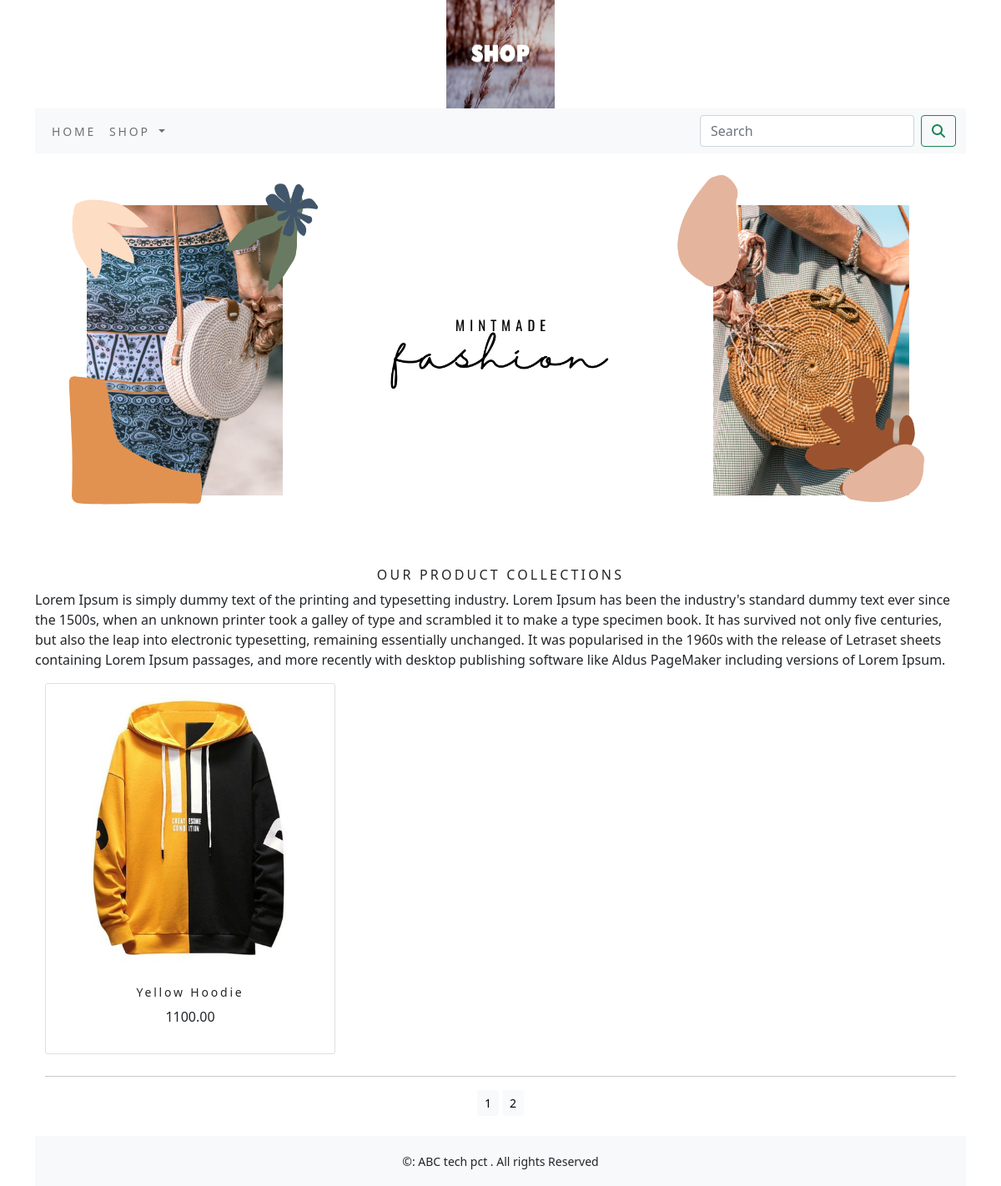
Screenshot of /shop/?page=2 with the database file from the repository.
### shop/models.py (models this page shows, shortened)
class Product(models.Model):
    name=models.CharField(max_length=250,unique=True)
    slug=models.SlugField(max_length=250,unique=True)
    description=models.TextField(blank=True)
    price=models.DecimalField(max_digits=10,decimal_places=2)
    category=models.ForeignKey(Category,on_delete=models.CASCADE)
    image=models.ImageField(upload_to='product',blank=True)
    stock=models.IntegerField()
    available=models.BooleanField(default=True)
    created=models.DateTimeField(auto_now_add=True)
    updated=models.DateTimeField(auto_now_add=True)
    def get_url(self):
        return reverse('shop:proCatdetail',args=[self.category.slug,self.slug])
    class Meta:
        ordering = ('name',)
        verbose_name = 'product'
        verbose_name_plural = 'products'

### shop/views.py (the view)
# urls.py: path('',views.allProdCat,name='allProdCat'),
def allProdCat(request,c_slug=None):
    c_page=None
    products_list=None
    if c_slug!=None:
        c_page=get_object_or_404(Category,slug=c_slug)
        products_list=Product.objects.all().filter(category=c_page,available=True)
    else:
        products_list=Product.objects.all().filter(available=True)
    paginator=Paginator(products_list,6)
    try:
        page=int(request.GET.get('page','1'))
    except:
        page=1
    try:
        products=paginator.page(page)
    except (EmptyPage,InvalidPage):
        products=paginator.page(paginator.num_pages)
    return render(request,"category.html",{'category':c_page,'products':products})

### cart/context_processors.py (called while the page is built)
def counter(request):
    item_count=0
    if 'admin' in request.path:
        return {}
    else:
        try:
            cart=Cart.objects.filter(cart_id=_cart_id(request))
            cart_items=CartItem.objects.all().filter(cart=cart[:1])
            for cart_item in cart_items:
                item_count += cart_item.quantity
        except Cart.DoesNotExist:
            item_count =0
    return dict(item_count=item_count)

### cart/views.py (called while the page is built)
def _cart_id(request):
    cart = request.session.session_key
    if not cart:
        cart = request.session.create()
    return cart

### shop/context_processors.py (called while the page is built)
def menu_links(request):
    links=Category.objects.all()
    return dict(links=links)

### shop/models.py (called while the page is built)
    def get_url(self):
     return reverse('shop:products_by_category',args=[self.slug])

### templates/category.html (shortened to what this page needs)
{% extends 'base.html' %}
{% load static %}
{% block content %}
<div class="mx_auto">
    {% if category %}
    <img class="my_image"  src="{{category.image.url}}" alt="{{category.name}}">
</div>
<br>
<div>
    <h1 class="text-center my_title">{{category.name}}</h1>
    <p class="text-justify">{{category.description}}</p>
</div>
{% else %}
<div>
    <img class="my_image my_image_padding" src="{% static 'img/banner.png' %}" alt="Our products" width="100%">
</div>
<br>
<div>
    <h1 class="text-center my_title"> Our Product collections</h1>
    <p class="text-justify">Lorem Ipsum is simply dummy text of the printing and typesetting industry. Lorem Ipsum has been the industry's standard dummy text ever since the 1500s, when an unknown printer took a galley of type and scrambled it to make a type specimen book. It has survived not only five centuries, but also the leap into electronic typesetting, remaining essentially unchanged. It was popularised in the 1960s with the release of Letraset sheets containing Lorem Ipsum passages, and more recently with desktop publishing software like Aldus PageMaker including versions of Lorem Ipsum.</p>
</div>
    {% endif %}
<div class="container">
    <div class="row mx_auto">
        {% for product in products.object_list %}
        <div class="my_bottom_margin col-9 col-sm-12 col-md-4 col-lg-4 ">
            <div class="card text-center" style="min-width:18rem;">
                <a href="{{product.get_url}}"><img class="card-img-top my_image" src="{{product.image.url}}" alt="{{product.name}}"></a>
  <div class="card-body">
      <h4>{{product.name}}</h4>
      <p>{{product.price}}</p>
  </div>
            </div>
        </div>
        {% endfor %}
    </div>
    <div class=""mx-auto>
        {% if products.paginator.num_pages > 1 %}
        <hr>
        <div class="text-center">
            {% for pg in products.paginator.page_range %}
                 <a href="?page={{pg}}" class="btn  btn-light btn-sm {% if products.number == pg %} active {% endif %}}">{{pg}}</a>
            {% endfor %}
        </div>
        {% endif %}
    </div>
    <br>
</div>
{% endblock %}

### static/css/custom.css (style rules this page uses)
body { font-family: 'Roboto', sans-serif; }
.my_image { width:100%; height:auto; }
.my_title { font-size:16px; text-transform:uppercase; letter-spacing:.2em; }
.my_image_padding { padding:5px; }
.my_bottom_margin { margin-bottom:10px; }
.card-body h4 { font-size:14px; text-tranform:uppercase; letter-spacing:.2em; }

### rows the page displays
Product: image (picture), name "Yellow Hoodie", price "1100.00"

### other values shown
{{ pg }} "1" "2"
